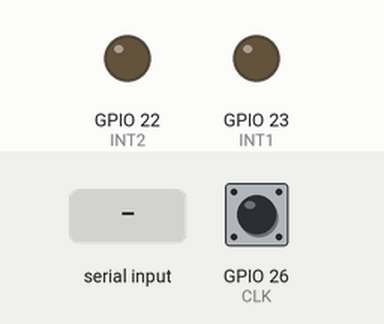
Bench run of a sketch on a simulated ESP32. Shown: output pins drawn as LEDs (lit = HIGH). The inputs (shaded band) are chosen by the test bench; at power-on: GPIO 26 (CLK) HIGH. What the sketch prints to the serial monitor is not drawn.

Above: at 1.2 s.
1.3 s: "90,45\n" received over Serial
At 2.3 s:
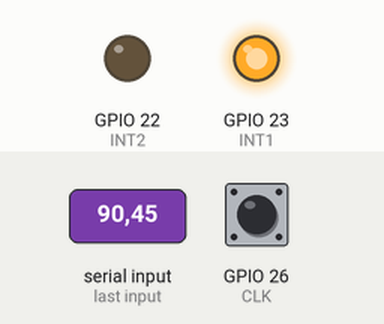
Timing chart, 0 to 4.3 s (numbered marks = the images above; inputs shaded):
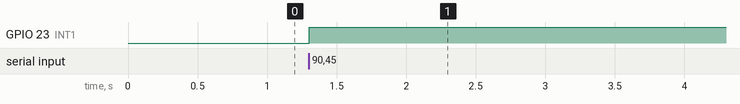

The sketch:

RotaryEncoder_HW040_noInterrupt.ino
```cpp
// Author: Stefan Oberholzer
// Last Modified: 29 September 2022
// MCU: ESP32 Dev Module {Dis die board wat jy moet select in die boards menu.}

// Change AVG_LENGHT om die average te verander, dan stel net update_interval ook om
// te se hoeveel keer die vel (speed) measurement geneem moet word
// Kan die gebruik om n meer smooth curve te kry.

// Pins
int CLK = 26;
int DT = 27;
int INT1 = 23 ;
int INT2 = 22 ;

// Rotations
int encoderPosCount = 0;
int CLK_last;
int CLK_val;
bool bCW;

// Speed Calculations
long newposition;
long oldposition = 0;
long newtime;
long oldtime = 0;
float vel;
float pwmFactor = 0 ;
const int AVG_LENGTH = 10 ;
int arrLength = 0 ;
int arrIndex = 0 ;
float arrVel[AVG_LENGTH] ;

// Delay
unsigned long update_ticker;
unsigned long update_interval = 100L;

// Serial Interupt
String inputString = "";
bool stringComplete = false;

void setup() {
  pinMode(CLK,INPUT);
  pinMode(DT,INPUT);
  pinMode(INT1, OUTPUT) ;
  pinMode(INT2, OUTPUT) ;

  inputString.reserve(200);
  Serial.begin(115200);
  Serial.println("START");

  analogWrite(INT1, 255*pwmFactor) ;
  analogWrite(INT2, 0) ;

  CLK_last = digitalRead(CLK) ;
}

void loop()
{
  if (stringComplete) {
    pwmFactor = inputString.toFloat() ;

    inputString = "";
    stringComplete = false;

    analogWrite(INT1, 255*pwmFactor) ;
    analogWrite(INT2, 0) ;

    arrLength = 0; //Should not use the values in the array
    arrIndex = 0;
  }

  CLK_val = digitalRead(CLK);
  if (CLK_val != CLK_last){ // Rotating
    if (digitalRead(DT) != CLK_val) { // Means CLK Changed first - Clockwise
      encoderPosCount++;
      bCW = true;
    } else {// Otherwise DT changed first - Counter Clockwise
      bCW = false;
      encoderPosCount--;
    }
  }
  CLK_last = CLK_val;

  if (millis() - update_ticker > update_interval){ // Instead of delay
    newposition = encoderPosCount ;
    newtime = millis();
    vel = (newposition-oldposition) * 1000 /(newtime-oldtime)*2; // Unit = [RPM]

    if (arrIndex >= AVG_LENGTH)
      arrIndex = 0;
    if (arrLength < AVG_LENGTH)
      arrLength++ ;
    arrVel[arrIndex++] = vel ;
    float sum = 0 ;
    for(int i = 0; i < arrLength; i++) {
      sum += arrVel[i] ;
    }
    Serial.println(sum/arrLength);


    oldposition = newposition;
    oldtime = newtime;
		update_ticker = millis();
  }
}

void serialEvent() {
  while (Serial.available()) {
    char inChar = (char)Serial.read();
    inputString += inChar;
    if (inChar == '\n') {
      stringComplete = true;
    }
  }
}
```

Measured:
- after the input at 1.3 s, GPIO 23 (INT1): LOW → HIGH at once
